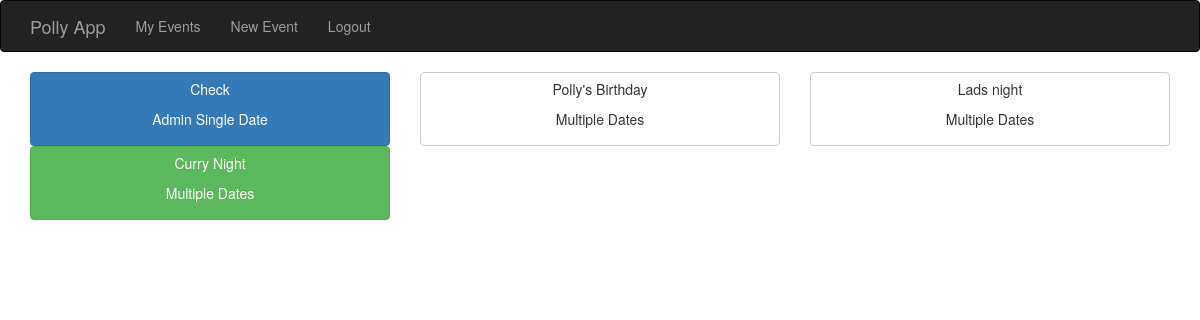
The page /index (signed in) on the database as committed earlier.
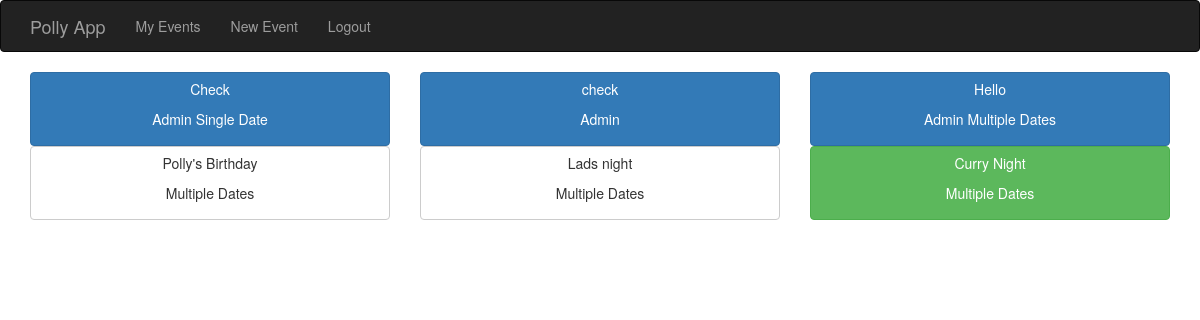
The same page on the database as committed later.
### app/models.py (models this page shows)
class Event(db.Model):
	__tablename__ = "events"
	id = db.Column(db.Integer, primary_key=True)
	name = db.Column(db.String(120), unique=False)
	admin_id = db.Column(db.Integer, db.ForeignKey("users.id"))
	deleted = db.Column(db.Boolean, unique=False, default = False)
	eventdates = db.relationship('EventDate', backref=db.backref('event', lazy='select'))  #RELATIONSHIP DECLARATION
	def __repr__(self):
		return '<Event %r>' % (self.name)

### app/views.py (the view)
@app.route('/')
@app.route('/index')
@login_required
def index():
	invites = EventInvite.query.filter_by(invited_id = current_user.id).all()
	admin_events = Event.query.filter_by(admin_id = current_user.id).all()
	invited_events = []
	for invite in invites:
		if invite.eventdate.event not in invited_events:
			invited_events.append(invite.eventdate.event)
	events_dict = {}
	for admin_event in admin_events:
		if admin_event.deleted == False:
			admin_eventdates = EventDate.query.filter_by(event_id = admin_event.id).all()
			events_dict[admin_event.id] = {"event":admin_event,"eventdates":admin_eventdates, "confirmed":False, "confirmed_date":None, "admin":True , "replied":True, "attending":True}
			for eventdate in admin_eventdates:
				if eventdate.confirmed:
					events_dict[admin_event.id]["confirmed"] = True
					events_dict[admin_event.id]["confirmed_date"] = eventdate.date
	for invited_event in invited_events:
		if invited_event.deleted == False:
			invited_eventdates = EventDate.query.filter_by(event_id = invited_event.id).all()
			events_dict[invited_event.id] = {"event":invited_event,"eventdates":invited_eventdates, "confirmed":False, "confirmed_date":None, "admin":False , "replied":False, "attending":False}
			for eventdate in invited_eventdates:
				eventinvites = EventInvite.query.filter_by(eventdate_id = eventdate.id, invited_id = current_user.id)
				if eventdate.confirmed:
					events_dict[invited_event.id]["confirmed"] = True
					events_dict[invited_event.id]["confirmed_date"] = eventdate.date
				for invite in eventinvites:
					if invite.status == 1:
						events_dict[invited_event.id]["replied"] = True
						if eventdate.confirmed:
							events_dict[invited_event.id]["attending"] = True
					if invite.status == -1:
						events_dict[invited_event.id]["replied"] = True
						if eventdate.confirmed:
							events_dict[invited_event.id]["attending"] = False
	print events_dict
	return render_template("index.html",user = current_user, events_dict = events_dict)

### app/models.py (called while the page is built)
@login_manager.user_loader
def load_user(user_id):
	return User.query.get(int(user_id))

	def __repr__(self):
		return '<EventDate %r>' % (self.date)

### app/templates/index.html (shortened to what this page needs)
{% extends "base.html" %}
{% block content %}
<div class="container">
  <div class="row">
    {%for key in events_dict.keys()%}
	<div class="col-sm-4">
	{%if events_dict[key]["replied"] == False%}
		<a href="{{url_for("event_details", event_id = events_dict[key]["event"].id)}}" class="btn btn-default btn-block ">
		<p> {{events_dict[key]["event"].name}}</p>
		<p>{% if events_dict[key]["admin"]%} Admin  {%endif%}
		{% if events_dict[key]["eventdates"]| length > 1%} Multiple Dates
		{% elif events_dict[key]["eventdates"]| length == 1%} Single Date
		{%endif%} </p>
		</a>
	{%	elif events_dict[key]["replied"] == True and events_dict[key]["confirmed"] == False%}
		<a href="{{url_for("event_details", event_id = events_dict[key]["event"].id)}}" class="btn btn-primary btn-block ">
		<p> {{events_dict[key]["event"].name}}</p>
		<p>{% if events_dict[key]["admin"]%} Admin  {%endif%}
		{% if events_dict[key]["eventdates"]| length > 1%} Multiple Dates
		{% elif events_dict[key]["eventdates"]| length == 1%} Single Date
		{%endif%} </p>
		</a>
	{%	elif events_dict[key]["replied"] == True and events_dict[key]["confirmed"] == True and events_dict[key]["attending"] == True%}
		<a href="{{url_for("event_details", event_id = events_dict[key]["event"].id)}}" class="btn btn-success btn-block ">
		<p> {{events_dict[key]["event"].name}}</p>
		<p>{% if events_dict[key]["admin"]%} Admin  {%endif%}
		{% if events_dict[key]["eventdates"]| length > 1%} Multiple Dates
		{% elif events_dict[key]["eventdates"]| length == 1%} Single Date
		{%endif%} </p>
		</a>
	{%endif%}
	</div>
	{%endfor%}
  </div>
</div>
{% endblock %}

### app/templates/base.html (shortened to what this page needs)
{% extends "bootstrap/base.html" %}
{% block navbar %}
<div class = "navbar navbar-inverse" role = "navigation">
	<div class = "container">
		<div class = "navbar-header">
		<a class = "navbar-brand" href = "{{url_for("index")}}"> Polly App </a>
		</div>
		<div class = "navbar-collapse collapse">
			<ul class = "nav navbar-nav">
				<li><a href = "{{url_for("index")}}"> My Events </a></li>
				<li><a href = "{{url_for("new_event")}}"> New Event </a></li>
				<li><a href = "{{url_for("logout")}}"> Logout </a></li>
			</ul>
		</div>
	</div>
</div>
{% endblock %}

Rows that differ between the two databases and show on the page:
added Event: name "check"
added Event: name "Hello"
Other text that changed with them:
new list line: "Admin"
new list line: "Admin Multiple Dates"
